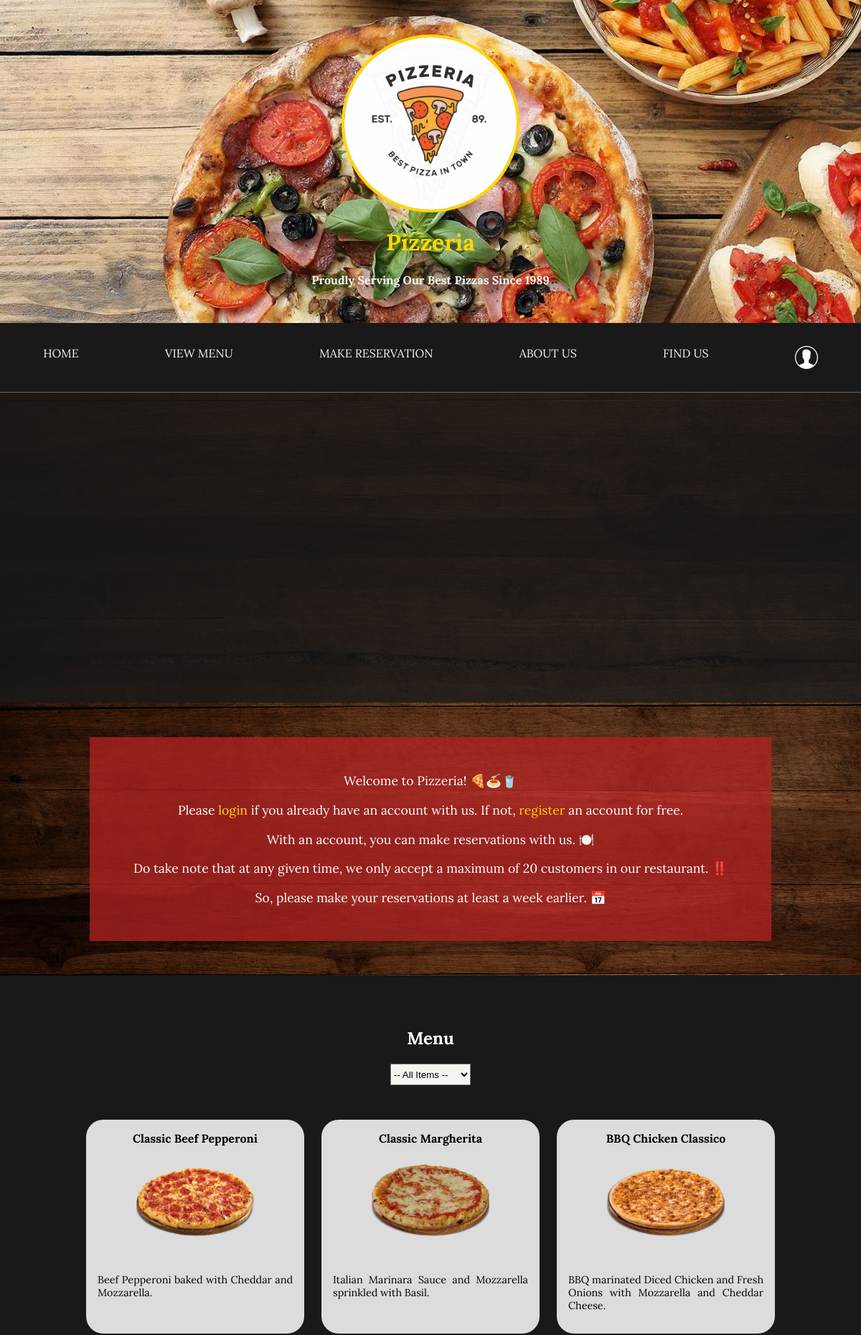
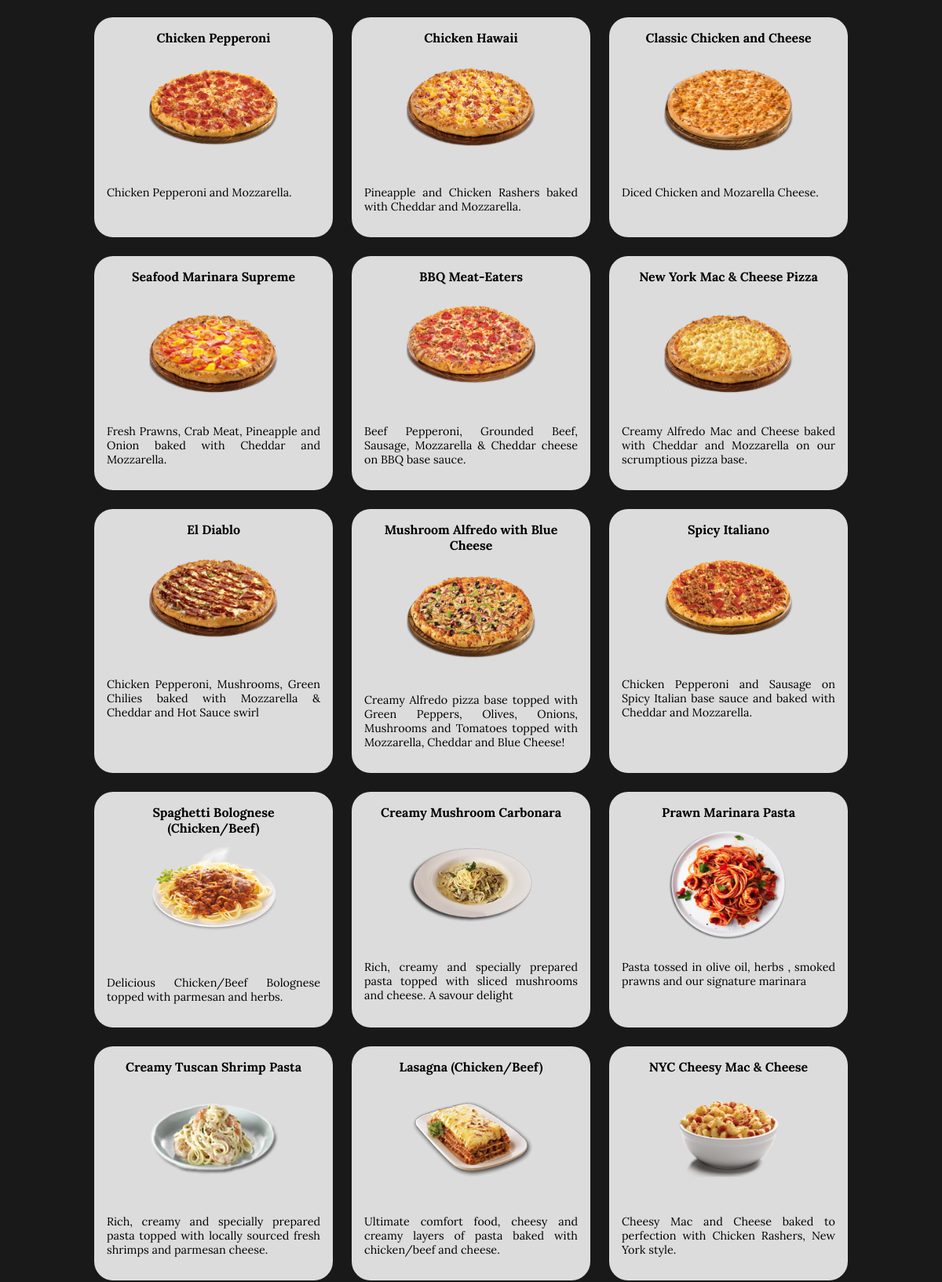
The page / (upper part) on the database its author committed (2 pictures, top to bottom).
### tables this page shows
CREATE TABLE `menu_item` ( 
	`menu_item_id` INT NOT NULL AUTO_INCREMENT , 
	`name` VARCHAR(50) NOT NULL , 
	`description` TEXT NOT NULL , 
	`category_id` INT NOT NULL , 
	`image` VARCHAR(30) NOT NULL , 
	CONSTRAINT menuItemPK
	PRIMARY KEY (`menu_item_id`),
	CONSTRAINT categoryFK
	FOREIGN KEY (`category_id`) 
	REFERENCES `menu_item_category` (`category_id`) 
	ON DELETE RESTRICT ON UPDATE CASCADE
);

### includes/getAllProducts.php (the view, shortened to what this page needs)
<?php
  include 'dbConfig.php';
  $sql = "SELECT `name`, `image`, `description` FROM `menu_item`";
  $result = $conn->query($sql);
  if($result->num_rows > 0) {
    while($row = $result->fetch_assoc()) {
      echo "<div class='menu-item'>
              <span><b class='product-name'>".$row['name']."</b></span>
              <img class='product-img' src='images/".$row['image']."' alt='A menu item'>
              <span><p class='product-desc'>".$row['description']."</p></span>
            </div>";
    }
  }
  else {
    echo "Sorry. Our menu cannot be displayed at the moment.";
  }
?>

### index.php (shortened to what this page needs)
<!DOCTYPE html>
<html lang="en" dir="ltr">
  <head>
    <link rel="stylesheet" href="style.css">
    <link rel="stylesheet" href="https://cdnjs.cloudflare.com/ajax/libs/font-awesome/4.7.0/css/font-awesome.min.css">
  </head>
  <body>
    <div class="header">
      <header>
        <img id="main-logo" src="images/logo.jpg" alt="Pizzeria's Logo">
        <h1>Pizzeria</h1>
        <p>Proudly Serving Our Best Pizzas Since 1989</p>
      </header>
      <nav>
        <a class="nav-link" href="#">Home</a>
        <a class="nav-link" href="#menu-heading">View Menu</a>
        <a class="nav-link" href="#reservation-heading">Make Reservation</a>
        <a class="nav-link" href="#about-us-heading">About Us</a>
        <a class="nav-link" href="#find-us-heading">Find Us</a>
        <a class="nav-icon" href="includes/account.php"><img src="images/profile.jpg" alt="Account"></a>
      </nav>
    </div>
    <div class="main">
      <div class="whatsup-div">
        <div class="whatsup"></div>
      </div>
      <div class="welcome-div">
        <p>Welcome to Pizzeria! 🍕🍝🥤</p>
        <?php
          if(!isset($_SESSION["customer_id"])) {
            echo '<p>Please <a href="includes/account.php">login</a> if you already have an account with us. If not, <a href="includes/account.php">register</a> an account for free.</p><p>With an account, you can make reservations with us. 🍽️</p>';
          }
        ?>
        <p>Do take note that at any given time, we only accept a maximum of 20 customers in our restaurant. ‼️</p>
        <p>So, please make your reservations at least a week earlier. 📅</p>
      </div>
      <div class="menu">
        <h2 id="menu-heading">Menu</h2>
        <form id="filter-products-form">
          <select id="select-product-options" name="category" onchange="getProducts(this.value)">
            <option value="all" selected>-- All Items --</option>
          </select>
        </form>
        <div id="menu">
          <?php include 'includes/getAllProducts.php' ?>
        </div>
      </div>
    </div>
  </body>
</html>

### style.css (style rules this page uses)
body { background: url('images/background.jpg'); background-size: contain; font-family: "Lora", "Ubuntu", sans-serif; margin: 0; }
@media (min-width:0px) { body { font-size: .5rem; } }
@media (min-width:320px) { body { font-size: .65rem; } }
@media (min-width:480px) { body { font-size: .7rem; } }
@media (min-width:600px) { body { font-size: .8rem; } }
@media (min-width:801px) { body { font-size: .9rem; } }
@media (min-width:1025px) { body { font-size: 1rem; } }
h1, h2, h3 { text-align: center; }
h2 { color: white; }
img { display: block; width: 100%; height: 100%; object-fit: cover; }
p { color: #fff; }
.header { background-image: url('images/header-img.jpg'); background-repeat: no-repeat; background-size: cover; text-align: center; }
header { padding-top: 2em; }
header > h1 { color:gold; }
header > p { color: whitesmoke; font-weight: bolder; margin-bottom: 50px; }
#main-logo { border: 0.25em solid gold; border-radius: 50%; max-width: 240px; max-height: 240px; margin: 1em auto; }
nav { background-color: rgb(25, 25, 25); display: flex; justify-content: space-around; padding: 2em 0; }
.nav-link { border-bottom: 2px solid rgb(25, 25, 25); color: rgb(244, 245, 240); text-decoration: none; text-transform: uppercase; }
.nav-icon { border: 50%; width: 32px; height: 32px; }
.whatsup-div { border-top: 1px solid rgb(105,105,105); background-color: rgba(25, 25, 25, 0.8); width: 100%; padding: 1em 0; }
.whatsup { background-repeat: no-repeat; background-size: cover; width: 800px; min-height: 400px; margin: 0 auto; animation-name: whatsup; animation-duration: 60s; animation-iteration-count: infinite; }
.welcome-div { background-color: rgba(178,34,34,0.75); width: 80%; max-width: 950px; margin: 3em auto; padding: 2em 0; text-align: center; }
.welcome-div > p { font-size: 1.1em; }
.welcome-div > p > a { color: gold; text-decoration: none; }
.menu { background-color: rgb(25, 25, 25); width: 100%; margin: 3em auto; }
.menu > h2 { padding-top: 3em; }
#menu { display: grid; grid-gap: 1.5em; grid-template-columns: repeat(auto-fit, minmax(300px, 1fr)); width: 80%; margin: 3em auto; padding-bottom: 3em; }
.menu-item { background-color: #DCDCDC; border-radius: 1.5em; color: rgb(244, 245, 240); text-align: center; padding: 1em; }
.menu-item > span { display: block; color: #000; }
.menu-item > span > p { color: #000; text-align: justify; }
.product-name { font-size: 1em; }
.product-img { width: 60%; max-width: 250px; height: auto; margin: 0 auto; }
.product-desc { font-size: 0.9em; }
#filter-products-form { margin: auto; text-align: center; }
#select-product-options { background-color: rgb(244, 245, 240); max-width: 200px; height: 30px; outline: none; }

### rows shown on the page
menu_item: name "Classic Beef Pepperoni", image (picture), description "Beef Pepperoni baked with Cheddar and Mozzarella."
menu_item: name "Classic Margherita", image (picture), description "Italian Marinara Sauce and Mozzarella sprinkled with Basil."
menu_item: name "BBQ Chicken Classico", image (picture), description "BBQ marinated Diced Chicken and Fresh Onions with Mozzarella and Cheddar Cheese."
menu_item: name "Chicken Pepperoni", image (picture), description "Chicken Pepperoni and Mozzarella."
menu_item: name "Chicken Hawaii", image (picture), description "Pineapple and Chicken Rashers baked with Cheddar and Mozzarella."
menu_item: name "Classic Chicken and Cheese", image (picture), description "Diced Chicken and Mozarella Cheese."
menu_item: name "Seafood Marinara Supreme", image (picture), description "Fresh Prawns, Crab Meat, Pineapple and Onion baked with Cheddar and Mozzarella."
menu_item: name "BBQ Meat-Eaters", image (picture), description "Beef Pepperoni, Grounded Beef, Sausage, Mozzarella & Cheddar cheese on BBQ base sauce."
menu_item: name "New York Mac & Cheese Pizza", image (picture), description "Creamy Alfredo Mac and Cheese baked with Cheddar and Mozzarella on our scrumptious pizza base."
menu_item: name "El Diablo", image (picture), description "Chicken Pepperoni, Mushrooms, Green Chilies baked with Mozzarella & Cheddar and Hot Sauce swirl"
menu_item: name "Mushroom Alfredo with Blue Cheese", image (picture), description "Creamy Alfredo pizza base topped with Green Peppers, Olives, Onions, Mushrooms and Tomatoes topped with Mozzarella, Cheddar and Blue Cheese!"
menu_item: name "Spicy Italiano", image (picture), description "Chicken Pepperoni and Sausage on Spicy Italian base sauce and baked with Cheddar and Mozzarella."
menu_item: name "Spaghetti Bolognese (Chicken/Beef)", image (picture), description "Delicious Chicken/Beef Bolognese topped with parmesan and herbs."
menu_item: name "Creamy Mushroom Carbonara", image (picture), description "Rich, creamy and specially prepared pasta topped with sliced mushrooms and cheese. A savour delight"
menu_item: name "Prawn Marinara Pasta", image (picture), description "Pasta tossed in olive oil, herbs , smoked prawns and our signature marinara"
menu_item: name "Creamy Tuscan Shrimp Pasta", image (picture), description "Rich, creamy and specially prepared pasta topped with locally sourced fresh shrimps and parmesan cheese."
menu_item: name "Lasagna (Chicken/Beef)", image (picture), description "Ultimate comfort food, cheesy and creamy layers of pasta baked with chicken/beef and cheese."
menu_item: name "NYC Cheesy Mac & Cheese", image (picture), description "Cheesy Mac and Cheese baked to perfection with Chicken Rashers, New York style."
